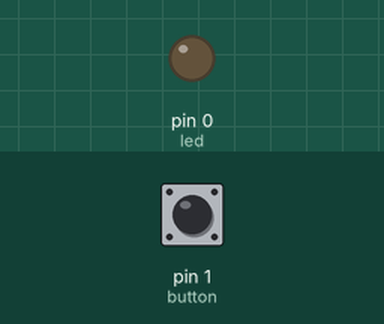
Simulated run of this program. Board: MicroPython board. Shown: output pins drawn as LEDs (lit = HIGH). The inputs (shaded band) are chosen by the test bench; at power-on: pin 1 (button) HIGH.

Above: at 1.2 s.
1.3 s: pin 1 (button) pulled LOW for 0.15 s
At 2.5 s:
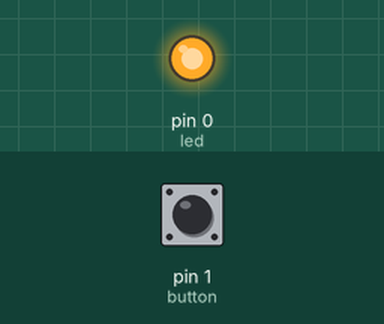
2.9 s: pin 1 (button) pulled LOW for 1 s
At 3.7 s:
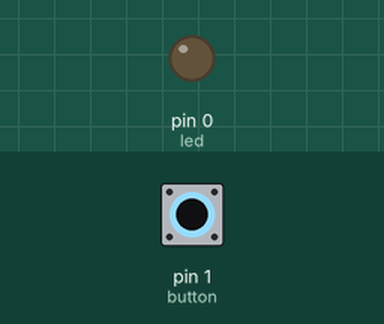
5.4 s: pin 1 (button) pulled LOW for 3.2 s
At 6.6 s:
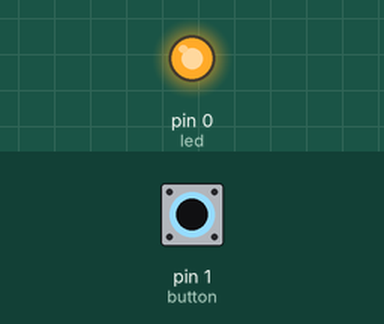
Timing chart, 0 to 8.4 s (numbered marks = the images above; inputs shaded):
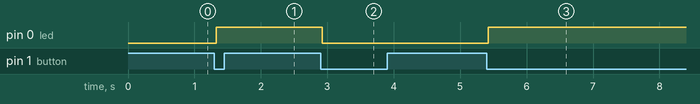

The program:

blink.py
```python
from machine import Pin
import time

button = Pin(1, Pin.IN, Pin.PULL_UP)
led = Pin(0, Pin.OUT)

last_state = 1
button_pressed = False

while True:
    current_state = button.value()
    if current_state != last_state:
        time.sleep(0.02)  # Debounce delay
        current_state = button.value()  # Rileggi dopo il delay
        if current_state == 0 and last_state == 1:  # Pressione
            button_pressed = not button_pressed  # Toggle
            led.value(button_pressed)
        last_state = current_state
    time.sleep(0.01)
```

Measured:
- after the input at 1.3 s, pin 0 (led): LOW → HIGH at once
- after the input at 2.9 s, pin 0 (led): HIGH → LOW at once
- after the input at 5.4 s, pin 0 (led): LOW → HIGH at once
